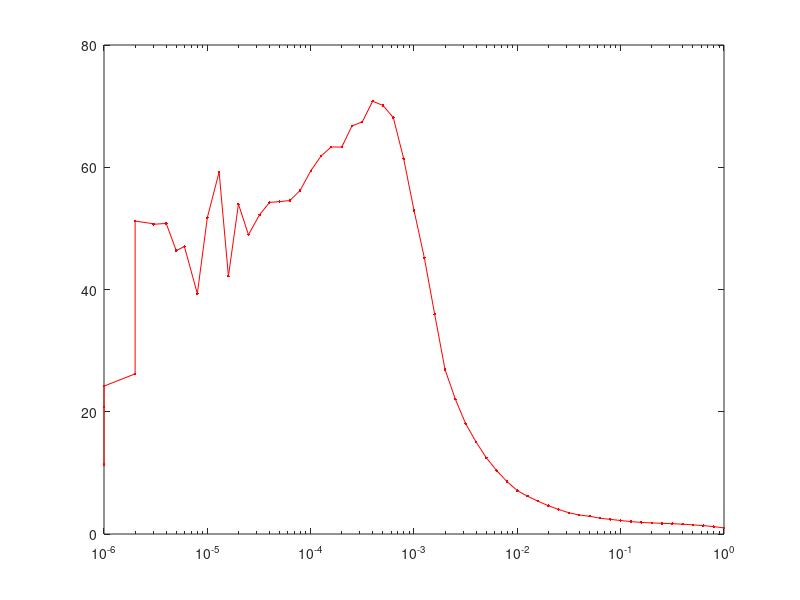

The MATLAB script that drew this image: (Note: this script raises an error after producing the figure.)
%  read labels and x-y data
load ErdosRenyiTemporalMetricsPlots_100.dat;     %  read data into the my_xy matrix
Prob = ErdosRenyiTemporalMetricsPlots_100(:,2);     %  copy first column of my_xy into x
LenSim = ErdosRenyiTemporalMetricsPlots_100(:,5);     %  and second column into y
LenTheor = ErdosRenyiTemporalMetricsPlots_100(:,6);     %  and second column into y

load ErdosRenyiTemporalMetricsPlots_1000.dat;     %  read data into the my_xy matrix
LenSim1 = ErdosRenyiTemporalMetricsPlots_1000(:,5);     %  and second column into y
LenTheor1 = ErdosRenyiTemporalMetricsPlots_1000(:,5);     %  and second column into y

semilogx(Prob,LenSim,'r.-',Prob,LenTheor,'rS-',Prob,LenSim1,'b.-',Prob,LenTheor1,'bS-');
xlabel('p');           % add axis labels and plot title
ylabel('Temporal Length');
axis([0.0001 1.000 0.0 80.000],[0.0001 1.000 0.0 80.000]);
set(gca,'XScale','log','XGrid','off','YGrid','on');
%set(gca,'gridlinestyle','--')
%grid on;
legend('Simulation N = 100','Theoretical N = 100','Simulation N = 1000','Theoretical N = 1000');

%title('Mean monthly precipitation at Portland International Airport');
%plot(Prob,EffSim,'bx-',Prob,EffTheor,'ro-');     %  plot precip vs. month with circles
